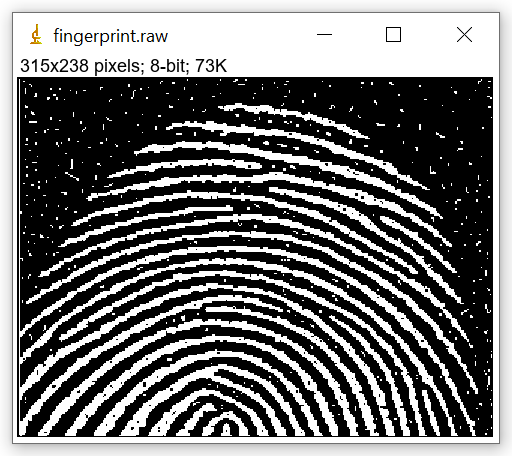
#> input picture week_11/finger.png, 512 x 456 px
$ jupyter execute main.ipynb
#> lines starting #> are read from the running program, lines starting #| are printed output that depends on the picture; after the words box and inside, x2 and y2 are one past the last pixel; in counts of white or black regions, pixels touching at a corner belong together
# Morphology in Binary Images

## Erosion, Dilation, Opening, and Closing

[cell 1]
import numpy as np
import cv2
import matplotlib.pyplot as plt

print("Libraries imported successfully.")

## Basic Morphology Operations

First, let's apply simple erosion, dilation, opening, and closing on a small synthetic binary image.

[cell 2]
img = np.zeros((12, 12), dtype=np.uint8)
img[3:9, 3:9] = 1
img[5, 5] = 0
img[1, 10] = 1

print("Binary Image:")
print(img)

plt.figure(figsize=(5, 5))
plt.imshow(img, cmap='gray', vmin=0, vmax=1)
plt.title("Original Binary Image")
plt.axis("off")
plt.show()

[cell 3]
kernel = np.ones((3, 3), dtype=np.uint8)
print("3x3 Kernel:")
print(kernel)

[cell 4]
eroded = cv2.erode(img, kernel, iterations=1)

plt.figure(figsize=(5, 5))
plt.imshow(eroded, cmap='gray', vmin=0, vmax=1)
plt.title("Eroded Image")
plt.axis("off")
plt.show()

[cell 5]
dilated = cv2.dilate(img, kernel, iterations=1)

plt.figure(figsize=(5, 5))
plt.imshow(dilated, cmap='gray', vmin=0, vmax=1)
plt.title("Dilated Image")
plt.axis("off")
plt.show()

[cell 6]
opened = cv2.morphologyEx(img, cv2.MORPH_OPEN, kernel)

plt.figure(figsize=(5, 5))
plt.imshow(opened, cmap='gray', vmin=0, vmax=1)
plt.title("Opened Image")
plt.axis("off")
plt.show()

[cell 7]
closed = cv2.morphologyEx(img, cv2.MORPH_CLOSE, kernel)

plt.figure(figsize=(5, 5))
plt.imshow(closed, cmap='gray', vmin=0, vmax=1)
plt.title("Closed Image")
plt.axis("off")
plt.show()
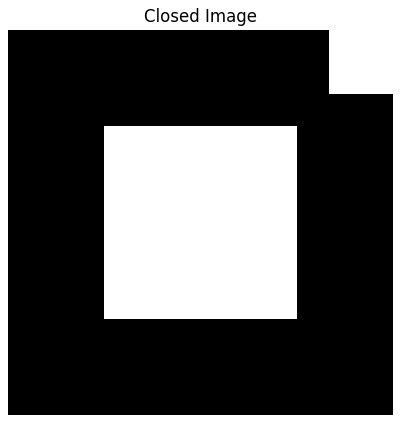
#> figure drawn by matplotlib, 1 panel

[cell 8]
images = [img, eroded, dilated, opened, closed]
titles = ["Original", "Erosion", "Dilation", "Opening", "Closing"]

plt.figure(figsize=(15, 3))
for i in range(len(images)):
    plt.subplot(1, 5, i + 1)
    plt.imshow(images[i], cmap='gray', vmin=0, vmax=1)
    plt.title(titles[i])
    plt.axis("off")
plt.tight_layout()
plt.show()
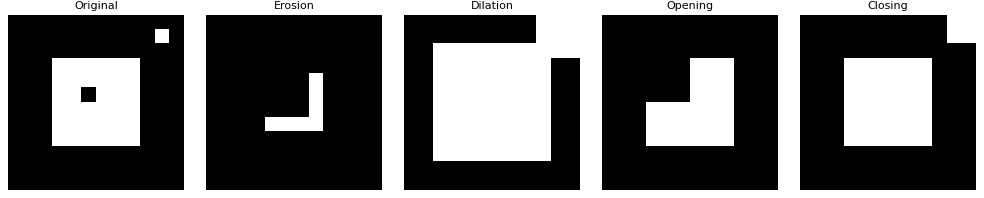
#> figure drawn by matplotlib, 5 panels

---

## 21. Extra

Using real black-and-white images (finger.png and text.png).

- apply all four operations
- test at least two different kernels
- write a short comparison report with figures

### 1. Image Description

We use two real images:
- **finger.png**: Fingerprint image with ridges and valleys
- **text.png**: Text document with characters and noise

[cell 9]
finger = cv2.imread('finger.png', cv2.IMREAD_GRAYSCALE)
#> finger: shape (456, 512); min 0, max 255, mean 116
text = cv2.imread('text.png', cv2.IMREAD_GRAYSCALE)
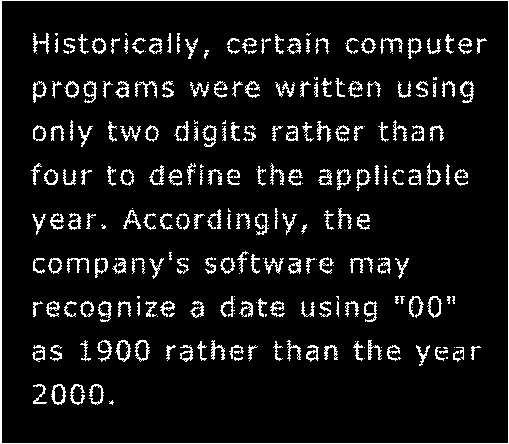
#> input picture week_11/text.png, 509 x 444 px
#> text: shape (444, 509); 8.1% white in thin lines or dots

# Binarize images
_, binary_finger = cv2.threshold(finger, 127, 255, cv2.THRESH_BINARY)
#> binary_finger: shape (456, 512); 46% white; 419 white regions (386 under 20 px), largest, box (x1, y1, x2, y2) and area: (13, 13, 499, 443) 36006, (0, 0, 512, 456) 22656, (19, 79, 476, 436) 11622
_, binary_text = cv2.threshold(text, 127, 255, cv2.THRESH_BINARY)

plt.figure(figsize=(12, 5))
plt.subplot(1, 2, 1)
plt.imshow(binary_finger, cmap='gray')
plt.title('Finger Image')
plt.axis('off')

plt.subplot(1, 2, 2)
plt.imshow(binary_text, cmap='gray')
plt.title('Text Image')
plt.axis('off')
plt.show()

print(f"Finger shape: {binary_finger.shape}")
#| Finger shape: (456, 512)
print(f"Text shape: {binary_text.shape}")
#| Text shape: (444, 509)

### 2. Kernels Used

- **Kernel 1**: 3x3 square
- **Kernel 2**: 5x5 square

[cell 10]
kernel_3x3 = np.ones((3, 3), dtype=np.uint8)
kernel_5x5 = np.ones((5, 5), dtype=np.uint8)

print("Kernel 1 (3x3):")
print(kernel_3x3)
print("\nKernel 2 (5x5):")
print(kernel_5x5)

### 3. Results of Each Morphology Operation

#### 3.1 Finger Image with 3x3 Kernel

[cell 11]
eroded_f = cv2.erode(binary_finger, kernel_3x3, iterations=1)
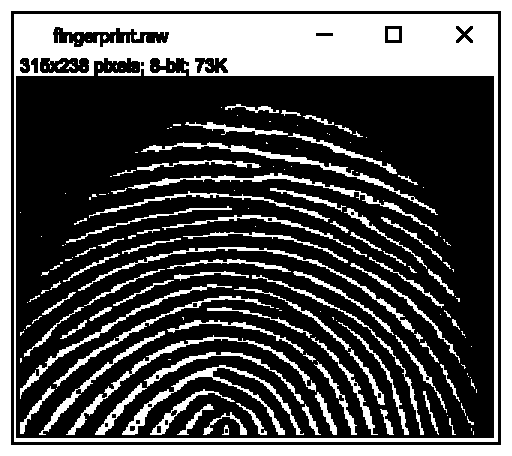
#> eroded_f: shape (456, 512); 32.7% white; 179 white regions (92 under 20 px), largest, box (x1, y1, x2, y2) and area: (14, 14, 498, 442) 30209, (0, 0, 512, 456) 20812, (122, 365, 304, 435) 1543
dilated_f = cv2.dilate(binary_finger, kernel_3x3, iterations=1)
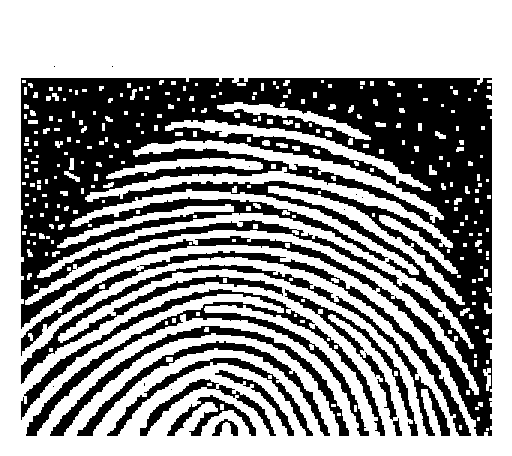
#> dilated_f: shape (456, 512); 59.4% white; 25 black regions (12 under 20 px), largest, box (x1, y1, x2, y2) and area: (21, 78, 492, 436) 67129, (21, 289, 385, 436) 6589, (21, 265, 450, 436) 5104
opened_f = cv2.morphologyEx(binary_finger, cv2.MORPH_OPEN, kernel_3x3)
#> opened_f: shape (456, 512); 44.8% white; 73 white regions (31 under 20 px), largest, box (x1, y1, x2, y2) and area: (13, 13, 499, 443) 35418, (0, 0, 512, 456) 22656, (19, 246, 475, 426) 3090
closed_f = cv2.morphologyEx(binary_finger, cv2.MORPH_CLOSE, kernel_3x3)
#> closed_f: shape (456, 512); 48.1% white; 345 white regions (328 under 20 px), largest, box (x1, y1, x2, y2) and area: (0, 0, 512, 456) 92658, (26, 231, 478, 394) 2744, (38, 214, 469, 342) 2440

plt.figure(figsize=(15, 3))
images_f = [binary_finger, eroded_f, dilated_f, opened_f, closed_f]
titles_f = ["Original", "Erosion", "Dilation", "Opening", "Closing"]

for i in range(5):
    plt.subplot(1, 5, i + 1)
    plt.imshow(images_f[i], cmap='gray')
    plt.title(titles_f[i])
    plt.axis('off')
plt.suptitle("Finger - 3x3 Kernel", fontsize=14)
plt.show()

#### 3.2 Finger Image with 5x5 Kernel

[cell 12]
eroded_f5 = cv2.erode(binary_finger, kernel_5x5, iterations=1)
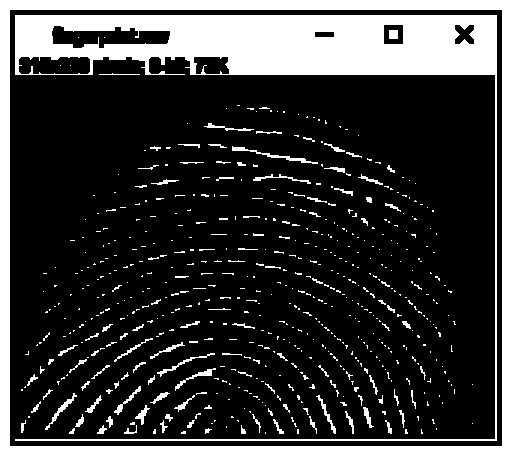
#> eroded_f5: shape (456, 512); 22.1% white; 591 white regions (487 under 20 px), largest, box (x1, y1, x2, y2) and area: (15, 15, 497, 441) 25188, (0, 0, 512, 456) 18960, (232, 146, 318, 164) 245
dilated_f5 = cv2.dilate(binary_finger, kernel_5x5, iterations=1)
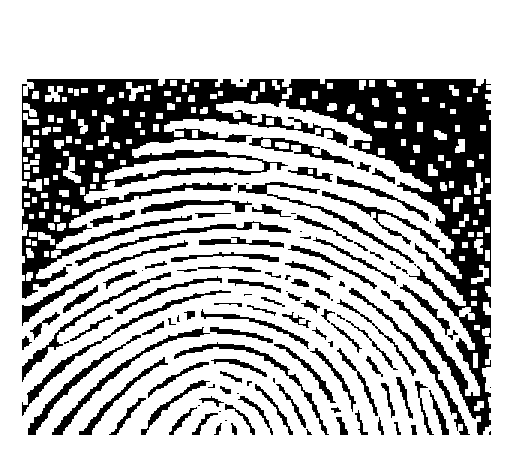
#> dilated_f5: shape (456, 512); 71.4% white; 122 black regions (29 under 20 px), largest, box (x1, y1, x2, y2) and area: (22, 79, 491, 435) 42770, (22, 290, 231, 416) 1113, (52, 327, 210, 435) 1032
opened_f5 = cv2.morphologyEx(binary_finger, cv2.MORPH_OPEN, kernel_5x5)
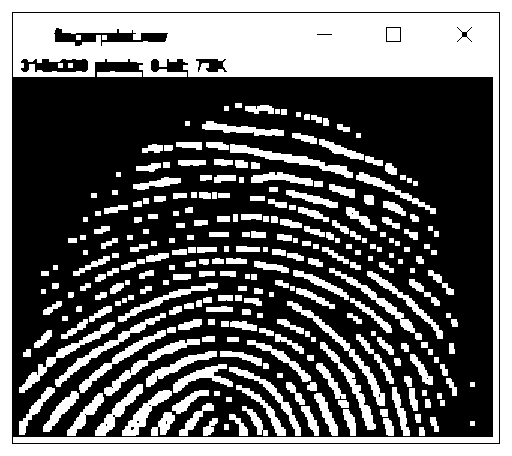
#> opened_f5: shape (456, 512); 39.6% white; 278 white regions, largest, box (x1, y1, x2, y2) and area: (13, 13, 499, 443) 32964, (0, 0, 512, 456) 22656, (287, 301, 385, 406) 949
closed_f5 = cv2.morphologyEx(binary_finger, cv2.MORPH_CLOSE, kernel_5x5)
#> closed_f5: shape (456, 512); 49.1% white; 241 white regions (226 under 20 px), largest, box (x1, y1, x2, y2) and area: (0, 0, 512, 456) 102992, (86, 165, 452, 252) 2486, (134, 141, 443, 222) 2291

plt.figure(figsize=(15, 3))
images_f5 = [binary_finger, eroded_f5, dilated_f5, opened_f5, closed_f5]

for i in range(5):
    plt.subplot(1, 5, i + 1)
    plt.imshow(images_f5[i], cmap='gray')
    plt.title(titles_f[i])
    plt.axis('off')
plt.suptitle("Finger - 5x5 Kernel", fontsize=14)
plt.show()

#### 3.3 Text Image with 3x3 Kernel

[cell 13]
eroded_t = cv2.erode(binary_text, kernel_3x3, iterations=1)
#> eroded_t: shape (444, 509); 0.29% white in thin lines or dots
dilated_t = cv2.dilate(binary_text, kernel_3x3, iterations=1)
#> dilated_t: shape (444, 509); 18% white; 186 white regions, largest, box (x1, y1, x2, y2) and area: (0, 0, 509, 444) 4236, (219, 250, 261, 275) 549, (122, 207, 157, 231) 418
opened_t = cv2.morphologyEx(binary_text, cv2.MORPH_OPEN, kernel_3x3)
#> opened_t: shape (444, 509); 0.96% white; 110 white regions (104 under 20 px), largest, box (x1, y1, x2, y2) and area: (0, 0, 2, 444) 888, (52, 391, 55, 400) 27, (231, 125, 236, 130) 22, (446, 36, 450, 42) 21, (105, 261, 108, 268) 21, (460, 85, 464, 91) 20
closed_t = cv2.morphologyEx(binary_text, cv2.MORPH_CLOSE, kernel_3x3)
#> closed_t: shape (444, 509); 9.7% white; 196 white regions (6 under 20 px), largest, box (x1, y1, x2, y2) and area: (0, 0, 509, 444) 2344, (135, 81, 157, 98) 166, (460, 81, 474, 103) 165

plt.figure(figsize=(15, 3))
images_t = [binary_text, eroded_t, dilated_t, opened_t, closed_t]
titles_t = ["Original", "Erosion", "Dilation", "Opening", "Closing"]

for i in range(5):
    plt.subplot(1, 5, i + 1)
    plt.imshow(images_t[i], cmap='gray')
    plt.title(titles_t[i])
    plt.axis('off')
plt.suptitle("Text - 3x3 Kernel", fontsize=14)
plt.show()

#### 3.4 Text Image with 5x5 Kernel

[cell 14]
eroded_t5 = cv2.erode(binary_text, kernel_5x5, iterations=1)
#> eroded_t5: shape (444, 509); every value is 0
dilated_t5 = cv2.dilate(binary_text, kernel_5x5, iterations=1)
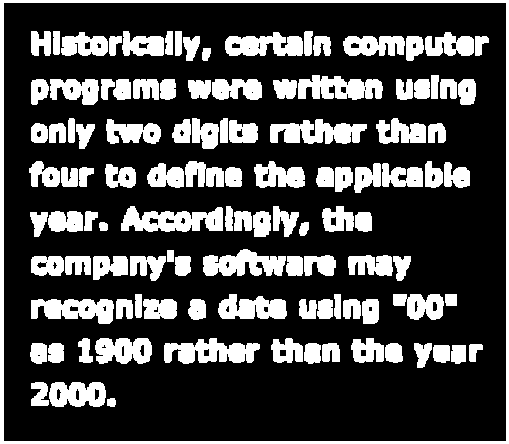
#> dilated_t5: shape (444, 509); 26.5% white; 111 white regions, largest, box (x1, y1, x2, y2) and area: (0, 0, 509, 444) 6120, (121, 206, 223, 232) 1731, (270, 119, 367, 144) 1615
opened_t5 = cv2.morphologyEx(binary_text, cv2.MORPH_OPEN, kernel_5x5)
closed_t5 = cv2.morphologyEx(binary_text, cv2.MORPH_CLOSE, kernel_5x5)
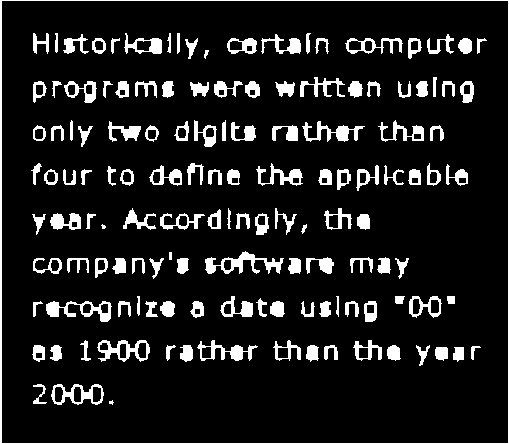
#> closed_t5: shape (444, 509); 11.2% white; 136 white regions (2 under 20 px), largest, box (x1, y1, x2, y2) and area: (0, 0, 509, 444) 2344, (205, 251, 284, 274) 694, (46, 301, 112, 322) 585

plt.figure(figsize=(15, 3))
images_t5 = [binary_text, eroded_t5, dilated_t5, opened_t5, closed_t5]

for i in range(5):
    plt.subplot(1, 5, i + 1)
    plt.imshow(images_t5[i], cmap='gray')
    plt.title(titles_t[i])
    plt.axis('off')
plt.suptitle("Text - 5x5 Kernel", fontsize=14)
plt.show()

#### 3.5 Comparison: 3x3 vs 5x5 Kernel

[cell 15]
fig, axes = plt.subplots(4, 2, figsize=(12, 16))

data = [
    (eroded_f, eroded_f5, "Finger - Erosion"),
    (dilated_f, dilated_f5, "Finger - Dilation"),
    (opened_f, opened_f5, "Finger - Opening"),
    (closed_f, closed_f5, "Finger - Closing")
]

for row, (img_3, img_5, title) in enumerate(data):
    axes[row, 0].imshow(img_3, cmap='gray')
    axes[row, 0].set_title(f"{title} - 3x3")
    axes[row, 0].axis('off')
    axes[row, 1].imshow(img_5, cmap='gray')
    axes[row, 1].set_title(f"{title} - 5x5")
    axes[row, 1].axis('off')
#> this loop made 4 passes
#> title on passes 1 to 4: 'Finger - Erosion', 'Finger - Dilation', 'Finger - Opening', 'Finger - Closing'

plt.tight_layout()
plt.show()

[cell 16]
fig, axes = plt.subplots(4, 2, figsize=(12, 16))

data_t = [
    (eroded_t, eroded_t5, "Text - Erosion"),
    (dilated_t, dilated_t5, "Text - Dilation"),
    (opened_t, opened_t5, "Text - Opening"),
    (closed_t, closed_t5, "Text - Closing")
]

for row, (img_3, img_5, title) in enumerate(data_t):
    axes[row, 0].imshow(img_3, cmap='gray')
    axes[row, 0].set_title(f"{title} - 3x3")
    axes[row, 0].axis('off')
    axes[row, 1].imshow(img_5, cmap='gray')
    axes[row, 1].set_title(f"{title} - 5x5")
    axes[row, 1].axis('off')
#> this loop made 4 passes

plt.tight_layout()
plt.show()

[cell 17]
print("Foreground Pixel Count Comparison:")
print("-" * 50)
print(f"{'Operation':<15} {'3x3':<12} {'5x5':<12}")
print("-" * 50)
print(f"{'Finger Original':<15} {np.sum(binary_finger==255):<12} {'-':<12}")
#| Finger Original 107426       -
print(f"{'Finger Erosion':<15} {np.sum(eroded_f==255):<12} {np.sum(eroded_f5==255):<12}")
#| Finger Erosion  76329        51648
print(f"{'Finger Dilation':<15} {np.sum(dilated_f==255):<12} {np.sum(dilated_f5==255):<12}")
#| Finger Dilation 138738       166624
print(f"{'Text Original':<15} {np.sum(binary_text==255):<12} {'-':<12}")
#| Text Original   18210        -
print(f"{'Text Erosion':<15} {np.sum(eroded_t==255):<12} {np.sum(eroded_t5==255):<12}")
#| Text Erosion    649          0
print(f"{'Text Dilation':<15} {np.sum(dilated_t==255):<12} {np.sum(dilated_t5==255):<12}")
#| Text Dilation   40704        59865
